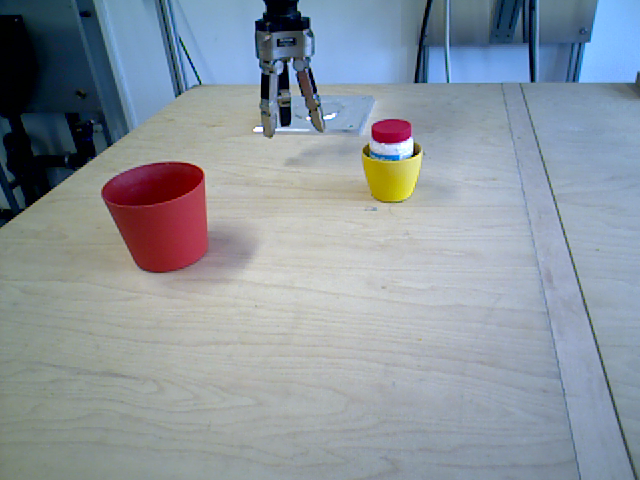
//> input picture Ex1/Box/color.png, 640 x 480 px
$ ./blackBox ../color.png   (built with g++ and OpenCV 4)
//> lines starting //> are read from the running program, lines starting //| are printed output that depends on the picture; after the words box and inside, x2 and y2 are one past the last pixel; in counts of white or black regions, pixels touching at a corner belong together


#include </opt/ros/kinetic/include/opencv-3.2.0-dev/opencv2/opencv.hpp>
#include <iostream>
#include <vector>

//using namespace std;

int main(int argc, char* argv[] )
{
    std::cout << "hello world"<<std::endl;

    cv::CommandLineParser parser(argc, argv,
        "{help   |            | print this message}"
        "{@image | ./book.jpg | image path}"
    );

        //Load and image

    std::string filename = parser.get<std::string>("@image");
    cv::Mat orig = cv::imread(filename);
//> orig is the input picture: 480 rows x 640 cols, CV_8UC3; mean B, G, R 157.5, 148.3, 139

    if (orig.empty()) {
        std::cout << "Input image not found at '" << filename << "'\n";
        return 1;
    }
    cv::imshow("Original Image",orig);

/*
** Converting to a gray-scale image
*/
    cv::Mat gray_img;
    cvtColor(orig, gray_img, CV_BGR2GRAY );
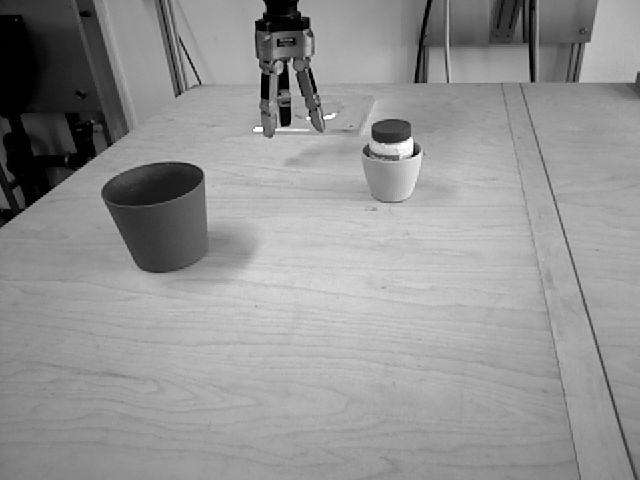
//> gray_img: 480 rows x 640 cols, CV_8UC1; min 0, max 255, mean 146.6

    for(int i =100 ; i<220 ; i++){
        for(int j =350 ; j<440; j++){
            uchar temp = 0;
            gray_img.at<uchar>(i,j) = temp;
        }
    }
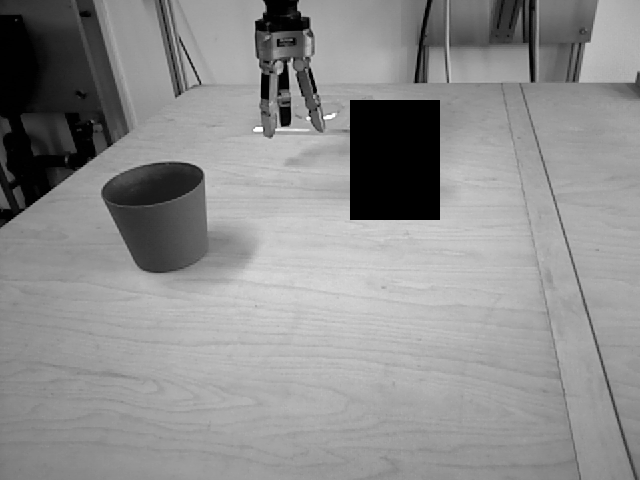
//> gray_img: 480 rows x 640 cols, CV_8UC1; 3.52% of pixels changed, all inside (x1, y1, x2, y2) = (350, 100, 440, 220)
    cv::imshow("gray image",gray_img);

/*
** Drawing a black square with the use of cv::mat.at func
*/
    cv::Mat newOne;
    newOne = orig.clone();
    //cv::imshow("Cloned",newOne);

    for(int i =100 ; i<220 ; i++){
        for(int j =350 ; j<440; j++){
            newOne.at<cv::Vec3b>(i,j) = cv::Vec3b::all(0);
        }
    }
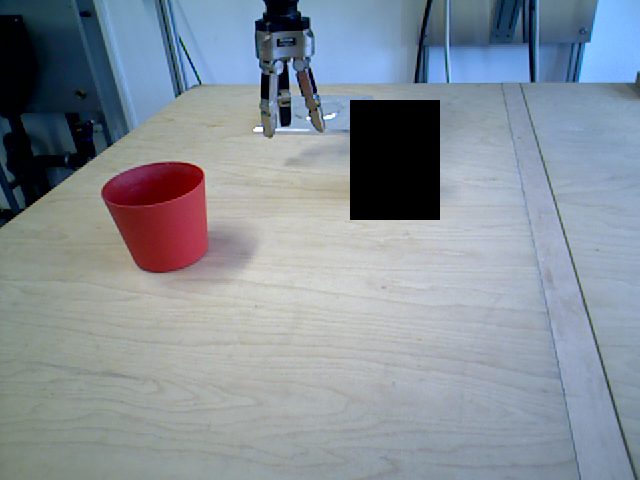
//> newOne: 480 rows x 640 cols, CV_8UC3; 3.52% of pixels changed, all inside (x1, y1, x2, y2) = (350, 100, 440, 220)
    cv::imshow("Boxed image",newOne);
/*
** Drawing a black coloured square with a pointer method
*/
    cv::Mat aPointed;
    aPointed = orig.clone();


    for(int i = 100; i<220; i++){
    cv::Vec3b* p_row =aPointed.ptr<cv::Vec3b>(i);

        for(int j = 350 ; j<440 ; j++){
        p_row[j] = cv::Vec3b::all(0);
            }
        }
    //cv::imshow("Box2",aPointed);


/*
** Drawing a black box in the beginning and then copying/merging it onto the image
*/
    cv::Mat_<cv::Vec3b> boxImg(orig.rows,orig.cols);
    //cv::Mat boxImg(orig.rows,orig.cols, CV_8U);
    for(int i=0 ; i<boxImg.rows ; i ++) {

        for(int j=0; j< boxImg.cols; j++)   {

        if ( i <100){

            boxImg.at<cv::Vec3b>(i,j) = cv::Vec3b::all(100);
                    }
        if ( i >220){
            boxImg.at<cv::Vec3b>(i,j) = cv::Vec3b::all(100);
                    }
        if ( j <350){
            boxImg.at<cv::Vec3b>(i,j) = cv::Vec3b::all(100);
                    }
        if ( j >440){
            boxImg.at<cv::Vec3b>(i,j) = cv::Vec3b::all(100);
                    }
        }
    }
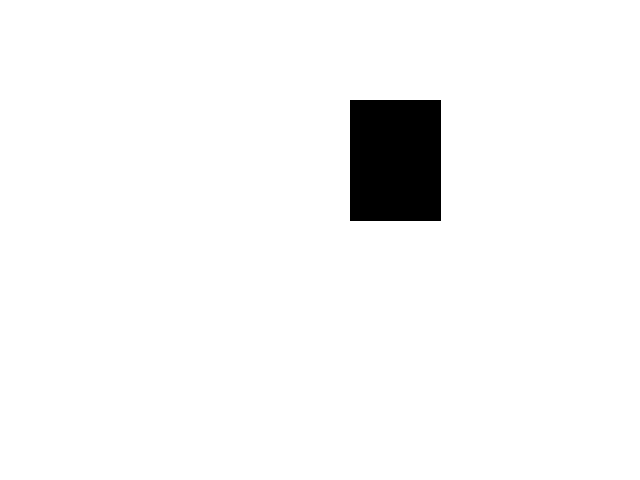
//> boxImg: 480 rows x 640 cols, CV_8UC3; values 0 (black) and 100 (white), 96.4% white; 1 black region, box (x1, y1, x2, y2) and area: (350, 100, 441, 221) 11011

    cv::imshow("box3",boxImg);
    cv::Mat merg;
    cv::Mat dummie;
    merg = orig.clone();
    merg.copyTo(dummie,boxImg);
    cv::imshow("Copied to location",dummie);

/*
** Now we want to change the color when we put in our box(es)
*/
    cv::Vec3b black;
    cv::Vec3b color;
    black = (0,0,0);
    //color = (255,255,255,255);
    int count = 0;
    for(int i= 0 ; i < dummie.rows; i++){
        for(int j = 0 ; j<dummie.cols; j++){
        if(dummie.at<cv::Vec3b>(i,j) == black ){
            dummie.at<cv::Vec3b>(i,j) [0]= 100;
            dummie.at<cv::Vec3b>(i,j) [1]= 100;
            dummie.at<cv::Vec3b>(i,j) [2]= 0;
            count = count +1;
            //dummie.at<Vec3b>(i,j) = Vec255,10,30;
            }
        }
    }
//> this loop made 480 passes
//> count on passes 1 to 3: 0, 0, 0
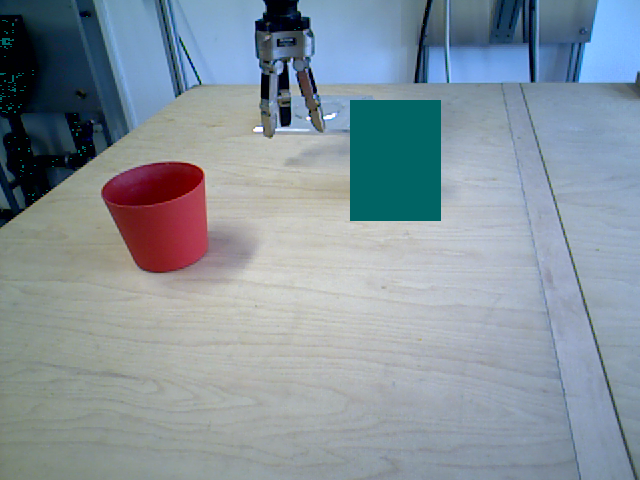
//> dummie: 480 rows x 640 cols, CV_8UC3; mean B, G, R 156.1, 146.3, 133.1
//> after the loop, count = 11345

    std::cout<<count<<std::endl;
//| 11345
    cv::imshow("new dummie",dummie);


    cv::waitKey(0);
    return 0;
}
